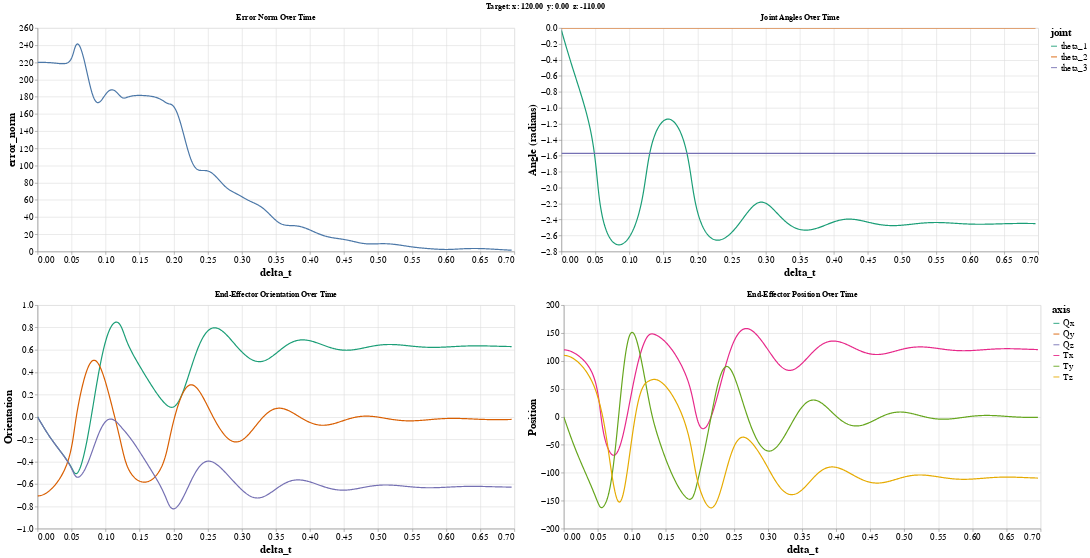

Notebook code cell kept with this figure:
### Code cell
alt.renderers.set_embed_options(theme='dark')


joint_angles = ['theta_1', 'theta_2', 'theta_3']
end_effector_position = ['Tx', 'Ty', 'Tz']
joint_angles_df = analytics_df[joint_angles + ['delta_t']]
end_effector_position_df = analytics_df[end_effector_position + ['delta_t']]

end_effector_orientation = ['Qx', 'Qy', 'Qz']
end_effector_orientation_df = analytics_df[end_effector_orientation + ['delta_t']]

graph_height = 375
graph_width = 800


error_chart = alt.Chart(analytics_df).mark_line().encode(
    x='delta_t:Q',
    y='error_norm:Q',
    tooltip=['delta_t', 'error_norm']
).properties(
    title='Error Norm Over Time',
    width=graph_width,
    height=graph_height
).interactive()

joint_angle_chart = alt.Chart(joint_angles_df).transform_fold(
    joint_angles,
    as_=['joint', 'angle']
).mark_line().encode(
    x='delta_t:Q',
    y=alt.Y('angle:Q', title='Angle (radians)'),
    color=alt.Color('joint:N', scale=alt.Scale(scheme='dark2')),
    tooltip=['delta_t:Q', 'angle:Q']
).properties(
    title='Joint Angles Over Time',
    width=graph_width,
    height=graph_height
).interactive()

orientation_chart = alt.Chart(end_effector_orientation_df).transform_fold(
    end_effector_orientation,
    as_=['axis', 'value']
).mark_line().encode(
    x='delta_t:Q',
    y=alt.Y('value:Q', title='Orientation'),
    color=alt.Color('axis:N', scale=alt.Scale(scheme='dark2')),
    tooltip=['delta_t:Q', 'value:Q']
).properties(
    title='End-Effector Orientation Over Time',
    width=graph_width,
    height=graph_height
).interactive()

position_chart = alt.Chart(end_effector_position_df).transform_fold(
    end_effector_position,
    as_=['axis', 'value']
).mark_line().encode(
    x='delta_t:Q',
    y=alt.Y('value:Q', title='Position'),
    color= alt.Color('axis:N', scale=alt.Scale(scheme='dark2')),
    tooltip=['delta_t:Q', 'value:Q']
).properties(
    title='End-Effector Position Over Time',
    width=graph_width,
    height=graph_height
).interactive()

row_1 = alt.hconcat(error_chart, joint_angle_chart)
row_2 = alt.hconcat(orientation_chart, position_chart)

dashboard = alt.vconcat(row_1, row_2).resolve_scale(
    color='independent'
).configure_legend(
    titleFontSize=18,
    labelFontSize=15
).configure_axis(
    titleFontSize=18,
    labelFontSize=15
)

dashboard.title = alt.TitleParams(f'Target: x: {target_ef[3]:.2f}  y: {target_ef[4]:.2f}  z: {target_ef[5]:.2f}', anchor='middle')

dashboard.display()

### Figure 1 — Vega-Lite specification as saved in the notebook (floating-point values rounded to 4 significant figures; data arrays with more than 128 entries replaced by an {"elided": "..."} marker saying what was removed)
{"config": {"view": {"continuousWidth": 400, "continuousHeight": 300}, "axis": {"labelFontSize": 15, "titleFontSize": 18}, "legend": {"labelFontSize": 15, "titleFontSize": 18}}, "vconcat": [{"hconcat": [{"data": {"name": "data-3dc6982939342d42c1ebc90b3a3dcaa5"}, "mark": "line", "encoding": {"tooltip": [{"field": "delta_t", "type": "quantitative"}, {"field": "error_norm", "type": "quantitative"}], "x": {"field": "delta_t", "type": "quantitative"}, "y": {"field": "error_norm", "type": "quantitative"}}, "height": 375, "selection": {"selector145": {"type": "interval", "bind": "scales", "encodings": ["x", "y"]}}, "title": "Error Norm Over Time", "width": 800}, {"data": {"name": "data-1cc691c99dc9a8a1cfdc16d25985894b"}, "mark": "line", "encoding": {"color": {"field": "joint", "scale": {"scheme": "dark2"}, "type": "nominal"}, "tooltip": [{"field": "delta_t", "type": "quantitative"}, {"field": "angle", "type": "quantitative"}], "x": {"field": "delta_t", "type": "quantitative"}, "y": {"field": "angle", "title": "Angle (radians)", "type": "quantitative"}}, "height": 375, "selection": {"selector146": {"type": "interval", "bind": "scales", "encodings": ["x", "y"]}}, "title": "Joint Angles Over Time", "transform": [{"fold": ["theta_1", "theta_2", "theta_3"], "as": ["joint", "angle"]}], "width": 800}]}, {"hconcat": [{"data": {"name": "data-57fa10424c9f0e53cb4c63c780276aea"}, "mark": "line", "encoding": {"color": {"field": "axis", "scale": {"scheme": "dark2"}, "type": "nominal"}, "tooltip": [{"field": "delta_t", "type": "quantitative"}, {"field": "value", "type": "quantitative"}], "x": {"field": "delta_t", "type": "quantitative"}, "y": {"field": "value", "title": "Orientation", "type": "quantitative"}}, "height": 375, "selection": {"selector147": {"type": "interval", "bind": "scales", "encodings": ["x", "y"]}}, "title": "End-Effector Orientation Over Time", "transform": [{"fold": ["Qx", "Qy", "Qz"], "as": ["axis", "value"]}], "width": 800}, {"data": {"name": "data-b9692e2d9ab52ec62637ebc25252e8ae"}, "mark": "line", "encoding": {"color": {"field": "axis", "scale": {"scheme": "dark2"}, "type": "nominal"}, "tooltip": [{"field": "delta_t", "type": "quantitative"}, {"field": "value", "type": "quantitative"}], "x": {"field": "delta_t", "type": "quantitative"}, "y": {"field": "value", "title": "Position", "type": "quantitative"}}, "height": 375, "selection": {"selector148": {"type": "interval", "bind": "scales", "encodings": ["x", "y"]}}, "title": "End-Effector Position Over Time", "transform": [{"fold": ["Tx", "Ty", "Tz"], "as": ["axis", "value"]}], "width": 800}]}], "resolve": {"scale": {"color": "independent"}}, "title": {"text": "Target: x: 120.00  y: 0.00  z: -110.00", "anchor": "middle"}, "$schema": "https://vega.github.io/schema/vega-lite/v4.17.0.json", "datasets": {"data-3dc6982939342d42c1ebc90b3a3dcaa5": {"elided": "697 records"}, "data-1cc691c99dc9a8a1cfdc16d25985894b": {"elided": "697 records"}, "data-57fa10424c9f0e53cb4c63c780276aea": {"elided": "697 records"}, "data-b9692e2d9ab52ec62637ebc25252e8ae": {"elided": "697 records"}}}
